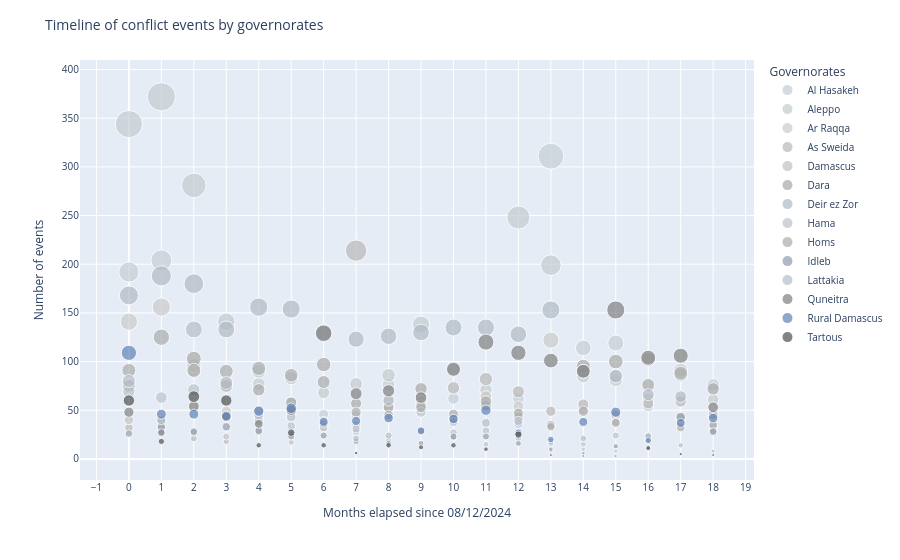

Notebook code cell kept with this figure:
### Code cell
bubble_geo_events.update_layout(
    title = 'Timeline of conflict events by governorates',
    legend_title_text = "Governorates",
    title_font_size = 14,
    font_size=10    
)

### Figure 1 — Plotly figure (JSON) as saved in the notebook; plotly's stock layout.template omitted (floating-point values rounded to 4 significant figures)
{"data": [{"hovertemplate": "<b>%{hovertext}</b><br><br>admin1=Al Hasakeh<br>Months elapsed since 08/12/2024=%{x}<br>Number of events=%{marker.size}<extra></extra>", "hovertext": ["Al Hasakeh", "Al Hasakeh", "Al Hasakeh", "Al Hasakeh", "Al Hasakeh", "Al Hasakeh", "Al Hasakeh", "Al Hasakeh", "Al Hasakeh", "Al Hasakeh", "Al Hasakeh", "Al Hasakeh", "Al Hasakeh", "Al Hasakeh", "Al Hasakeh", "Al Hasakeh", "Al Hasakeh", "Al Hasakeh", "Al Hasakeh"], "legendgroup": "Al Hasakeh", "marker": {"color": "#C5CDD5", "size": [192, 204, 90, 79, 77, 58, 46, 45, 76, 64, 62, 63, 62, 311, 114, 119, 102, 86, 76], "sizemode": "area", "sizeref": 0.93, "symbol": "circle"}, "mode": "markers", "name": "Al Hasakeh", "orientation": "v", "showlegend": true, "type": "scatter", "x": [0, 1, 2, 3, 4, 5, 6, 7, 8, 9, 10, 11, 12, 13, 14, 15, 16, 17, 18], "xaxis": "x", "y": [192, 204, 90, 79, 77, 58, 46, 45, 76, 64, 62, 63, 62, 311, 114, 119, 102, 86, 76], "yaxis": "y"}, {"hovertemplate": "<b>%{hovertext}</b><br><br>admin1=Aleppo<br>Months elapsed since 08/12/2024=%{x}<br>Number of events=%{marker.size}<extra></extra>", "hovertext": ["Aleppo", "Aleppo", "Aleppo", "Aleppo", "Aleppo", "Aleppo", "Aleppo", "Aleppo", "Aleppo", "Aleppo", "Aleppo", "Aleppo", "Aleppo", "Aleppo", "Aleppo", "Aleppo", "Aleppo", "Aleppo", "Aleppo"], "legendgroup": "Aleppo", "marker": {"color": "#C4CCD0", "size": [344, 372, 281, 141, 90, 83, 68, 77, 86, 138, 93, 71, 248, 199, 85, 85, 54, 91, 61], "sizemode": "area", "sizeref": 0.93, "symbol": "circle"}, "mode": "markers", "name": "Aleppo", "orientation": "v", "showlegend": true, "type": "scatter", "x": [0, 1, 2, 3, 4, 5, 6, 7, 8, 9, 10, 11, 12, 13, 14, 15, 16, 17, 18], "xaxis": "x", "y": [344, 372, 281, 141, 90, 83, 68, 77, 86, 138, 93, 71, 248, 199, 85, 85, 54, 91, 61], "yaxis": "y"}, {"hovertemplate": "<b>%{hovertext}</b><br><br>admin1=Ar Raqqa<br>Months elapsed since 08/12/2024=%{x}<br>Number of events=%{marker.size}<extra></extra>", "hovertext": ["Ar Raqqa", "Ar Raqqa", "Ar Raqqa", "Ar Raqqa", "Ar Raqqa", "Ar Raqqa", "Ar Raqqa", "Ar Raqqa", "Ar Raqqa", "Ar Raqqa", "Ar Raqqa", "Ar Raqqa", "Ar Raqqa", "Ar Raqqa", "Ar Raqqa", "Ar Raqqa", "Ar Raqqa", "Ar Raqqa", "Ar Raqqa"], "legendgroup": "Ar Raqqa", "marker": {"color": "#CBCBCB", "size": [141, 156, 96, 49, 43, 48, 33, 35, 54, 59, 40, 64, 54, 122, 51, 81, 62, 41, 30], "sizemode": "area", "sizeref": 0.93, "symbol": "circle"}, "mode": "markers", "name": "Ar Raqqa", "orientation": "v", "showlegend": true, "type": "scatter", "x": [0, 1, 2, 3, 4, 5, 6, 7, 8, 9, 10, 11, 12, 13, 14, 15, 16, 17, 18], "xaxis": "x", "y": [141, 156, 96, 49, 43, 48, 33, 35, 54, 59, 40, 64, 54, 122, 51, 81, 62, 41, 30], "yaxis": "y"}, {"hovertemplate": "<b>%{hovertext}</b><br><br>admin1=As Sweida<br>Months elapsed since 08/12/2024=%{x}<br>Number of events=%{marker.size}<extra></extra>", "hovertext": ["As Sweida", "As Sweida", "As Sweida", "As Sweida", "As Sweida", "As Sweida", "As Sweida", "As Sweida", "As Sweida", "As Sweida", "As Sweida", "As Sweida", "As Sweida", "As Sweida", "As Sweida", "As Sweida", "As Sweida", "As Sweida", "As Sweida"], "legendgroup": "As Sweida", "marker": {"color": "#B8B8B8", "size": [32, 31, 21, 18, 39, 25, 33, 214, 61, 55, 73, 82, 69, 49, 56, 45, 57, 59, 46], "sizemode": "area", "sizeref": 0.93, "symbol": "circle"}, "mode": "markers", "name": "As Sweida", "orientation": "v", "showlegend": true, "type": "scatter", "x": [0, 1, 2, 3, 4, 5, 6, 7, 8, 9, 10, 11, 12, 13, 14, 15, 16, 17, 18], "xaxis": "x", "y": [32, 31, 21, 18, 39, 25, 33, 214, 61, 55, 73, 82, 69, 49, 56, 45, 57, 59, 46], "yaxis": "y"}, {"hovertemplate": "<b>%{hovertext}</b><br><br>admin1=Damascus<br>Months elapsed since 08/12/2024=%{x}<br>Number of events=%{marker.size}<extra></extra>", "hovertext": ["Damascus", "Damascus", "Damascus", "Damascus", "Damascus", "Damascus", "Damascus", "Damascus", "Damascus", "Damascus", "Damascus", "Damascus", "Damascus", "Damascus", "Damascus", "Damascus", "Damascus", "Damascus", "Damascus"], "legendgroup": "Damascus", "marker": {"color": "#C1C1C1", "size": [40, 28, 27, 23, 28, 17, 32, 28, 19, 28, 22, 15, 21, 8, 10, 38, 19, 35, 33], "sizemode": "area", "sizeref": 0.93, "symbol": "circle"}, "mode": "markers", "name": "Damascus", "orientation": "v", "showlegend": true, "type": "scatter", "x": [0, 1, 2, 3, 4, 5, 6, 7, 8, 9, 10, 11, 12, 13, 14, 15, 16, 17, 18], "xaxis": "x", "y": [40, 28, 27, 23, 28, 17, 32, 28, 19, 28, 22, 15, 21, 8, 10, 38, 19, 35, 33], "yaxis": "y"}, {"hovertemplate": "<b>%{hovertext}</b><br><br>admin1=Dara<br>Months elapsed since 08/12/2024=%{x}<br>Number of events=%{marker.size}<extra></extra>", "hovertext": ["Dara", "Dara", "Dara", "Dara", "Dara", "Dara", "Dara", "Dara", "Dara", "Dara", "Dara", "Dara", "Dara", "Dara", "Dara", "Dara", "Dara", "Dara", "Dara"], "legendgroup": "Dara", "marker": {"color": "#A9A9A9", "size": [75, 39, 103, 75, 71, 58, 97, 57, 53, 72, 41, 55, 43, 35, 95, 100, 76, 88, 72], "sizemode": "area", "sizeref": 0.93, "symbol": "circle"}, "mode": "markers", "name": "Dara", "orientation": "v", "showlegend": true, "type": "scatter", "x": [0, 1, 2, 3, 4, 5, 6, 7, 8, 9, 10, 11, 12, 13, 14, 15, 16, 17, 18], "xaxis": "x", "y": [75, 39, 103, 75, 71, 58, 97, 57, 53, 72, 41, 55, 43, 35, 95, 100, 76, 88, 72], "yaxis": "y"}, {"hovertemplate": "<b>%{hovertext}</b><br><br>admin1=Deir ez Zor<br>Months elapsed since 08/12/2024=%{x}<br>Number of events=%{marker.size}<extra></extra>", "hovertext": ["Deir ez Zor", "Deir ez Zor", "Deir ez Zor", "Deir ez Zor", "Deir ez Zor", "Deir ez Zor", "Deir ez Zor", "Deir ez Zor", "Deir ez Zor", "Deir ez Zor", "Deir ez Zor", "Deir ez Zor", "Deir ez Zor", "Deir ez Zor", "Deir ez Zor", "Deir ez Zor", "Deir ez Zor", "Deir ez Zor", "Deir ez Zor"], "legendgroup": "Deir ez Zor", "marker": {"color": "#B0BAC5", "size": [168, 188, 180, 133, 156, 154, 130, 123, 126, 130, 135, 135, 128, 153, 90, 85, 66, 64, 45], "sizemode": "area", "sizeref": 0.93, "symbol": "circle"}, "mode": "markers", "name": "Deir ez Zor", "orientation": "v", "showlegend": true, "type": "scatter", "x": [0, 1, 2, 3, 4, 5, 6, 7, 8, 9, 10, 11, 12, 13, 14, 15, 16, 17, 18], "xaxis": "x", "y": [168, 188, 180, 133, 156, 154, 130, 123, 126, 130, 135, 135, 128, 153, 90, 85, 66, 64, 45], "yaxis": "y"}, {"hovertemplate": "<b>%{hovertext}</b><br><br>admin1=Hama<br>Months elapsed since 08/12/2024=%{x}<br>Number of events=%{marker.size}<extra></extra>", "hovertext": ["Hama", "Hama", "Hama", "Hama", "Hama", "Hama", "Hama", "Hama", "Hama", "Hama", "Hama", "Hama", "Hama", "Hama", "Hama", "Hama", "Hama", "Hama", "Hama"], "legendgroup": "Hama", "marker": {"color": "#BBC3CD", "size": [69, 63, 71, 43, 45, 34, 39, 31, 60, 48, 27, 29, 36, 18, 15, 24, 21, 42, 29], "sizemode": "area", "sizeref": 0.93, "symbol": "circle"}, "mode": "markers", "name": "Hama", "orientation": "v", "showlegend": true, "type": "scatter", "x": [0, 1, 2, 3, 4, 5, 6, 7, 8, 9, 10, 11, 12, 13, 14, 15, 16, 17, 18], "xaxis": "x", "y": [69, 63, 71, 43, 45, 34, 39, 31, 60, 48, 27, 29, 36, 18, 15, 24, 21, 42, 29], "yaxis": "y"}, {"hovertemplate": "<b>%{hovertext}</b><br><br>admin1=Homs<br>Months elapsed since 08/12/2024=%{x}<br>Number of events=%{marker.size}<extra></extra>", "hovertext": ["Homs", "Homs", "Homs", "Homs", "Homs", "Homs", "Homs", "Homs", "Homs", "Homs", "Homs", "Homs", "Homs", "Homs", "Homs", "Homs", "Homs", "Homs", "Homs"], "legendgroup": "Homs", "marker": {"color": "#ACACAC", "size": [91, 125, 91, 90, 93, 86, 79, 48, 45, 53, 46, 59, 47, 33, 49, 37, 24, 32, 35], "sizemode": "area", "sizeref": 0.93, "symbol": "circle"}, "mode": "markers", "name": "Homs", "orientation": "v", "showlegend": true, "type": "scatter", "x": [0, 1, 2, 3, 4, 5, 6, 7, 8, 9, 10, 11, 12, 13, 14, 15, 16, 17, 18], "xaxis": "x", "y": [91, 125, 91, 90, 93, 86, 79, 48, 45, 53, 46, 59, 47, 33, 49, 37, 24, 32, 35], "yaxis": "y"}, {"hovertemplate": "<b>%{hovertext}</b><br><br>admin1=Idleb<br>Months elapsed since 08/12/2024=%{x}<br>Number of events=%{marker.size}<extra></extra>", "hovertext": ["Idleb", "Idleb", "Idleb", "Idleb", "Idleb", "Idleb", "Idleb", "Idleb", "Idleb", "Idleb", "Idleb", "Idleb", "Idleb", "Idleb", "Idleb", "Idleb", "Idleb", "Idleb", "Idleb"], "legendgroup": "Idleb", "marker": {"color": "#909EAE", "size": [26, 33, 28, 33, 29, 23, 24, 18, 16, 16, 23, 23, 16, 10, 6, 13, 12, 43, 28], "sizemode": "area", "sizeref": 0.93, "symbol": "circle"}, "mode": "markers", "name": "Idleb", "orientation": "v", "showlegend": true, "type": "scatter", "x": [0, 1, 2, 3, 4, 5, 6, 7, 8, 9, 10, 11, 12, 13, 14, 15, 16, 17, 18], "xaxis": "x", "y": [26, 33, 28, 33, 29, 23, 24, 18, 16, 16, 23, 23, 16, 10, 6, 13, 12, 43, 28], "yaxis": "y"}, {"hovertemplate": "<b>%{hovertext}</b><br><br>admin1=Lattakia<br>Months elapsed since 08/12/2024=%{x}<br>Number of events=%{marker.size}<extra></extra>", "hovertext": ["Lattakia", "Lattakia", "Lattakia", "Lattakia", "Lattakia", "Lattakia", "Lattakia", "Lattakia", "Lattakia", "Lattakia", "Lattakia", "Lattakia", "Lattakia", "Lattakia", "Lattakia", "Lattakia", "Lattakia", "Lattakia", "Lattakia"], "legendgroup": "Lattakia", "marker": {"color": "#B5BEC9", "size": [80, 40, 133, 78, 50, 43, 36, 21, 24, 28, 38, 37, 39, 16, 21, 8, 23, 14, 8], "sizemode": "area", "sizeref": 0.93, "symbol": "circle"}, "mode": "markers", "name": "Lattakia", "orientation": "v", "showlegend": true, "type": "scatter", "x": [0, 1, 2, 3, 4, 5, 6, 7, 8, 9, 10, 11, 12, 13, 14, 15, 16, 17, 18], "xaxis": "x", "y": [80, 40, 133, 78, 50, 43, 36, 21, 24, 28, 38, 37, 39, 16, 21, 8, 23, 14, 8], "yaxis": "y"}, {"hovertemplate": "<b>%{hovertext}</b><br><br>admin1=Quneitra<br>Months elapsed since 08/12/2024=%{x}<br>Number of events=%{marker.size}<extra></extra>", "hovertext": ["Quneitra", "Quneitra", "Quneitra", "Quneitra", "Quneitra", "Quneitra", "Quneitra", "Quneitra", "Quneitra", "Quneitra", "Quneitra", "Quneitra", "Quneitra", "Quneitra", "Quneitra", "Quneitra", "Quneitra", "Quneitra", "Quneitra"], "legendgroup": "Quneitra", "marker": {"color": "#808080", "size": [48, 27, 54, 43, 36, 50, 129, 67, 70, 63, 92, 120, 109, 101, 90, 153, 104, 106, 53], "sizemode": "area", "sizeref": 0.93, "symbol": "circle"}, "mode": "markers", "name": "Quneitra", "orientation": "v", "showlegend": true, "type": "scatter", "x": [0, 1, 2, 3, 4, 5, 6, 7, 8, 9, 10, 11, 12, 13, 14, 15, 16, 17, 18], "xaxis": "x", "y": [48, 27, 54, 43, 36, 50, 129, 67, 70, 63, 92, 120, 109, 101, 90, 153, 104, 106, 53], "yaxis": "y"}, {"hovertemplate": "<b>%{hovertext}</b><br><br>admin1=Rural Damascus<br>Months elapsed since 08/12/2024=%{x}<br>Number of events=%{marker.size}<extra></extra>", "hovertext": ["Rural Damascus", "Rural Damascus", "Rural Damascus", "Rural Damascus", "Rural Damascus", "Rural Damascus", "Rural Damascus", "Rural Damascus", "Rural Damascus", "Rural Damascus", "Rural Damascus", "Rural Damascus", "Rural Damascus", "Rural Damascus", "Rural Damascus", "Rural Damascus", "Rural Damascus", "Rural Damascus", "Rural Damascus"], "legendgroup": "Rural Damascus", "marker": {"color": "#6082B6", "size": [109, 46, 46, 44, 49, 52, 38, 39, 42, 29, 41, 50, 27, 20, 38, 48, 19, 37, 42], "sizemode": "area", "sizeref": 0.93, "symbol": "circle"}, "mode": "markers", "name": "Rural Damascus", "orientation": "v", "showlegend": true, "type": "scatter", "x": [0, 1, 2, 3, 4, 5, 6, 7, 8, 9, 10, 11, 12, 13, 14, 15, 16, 17, 18], "xaxis": "x", "y": [109, 46, 46, 44, 49, 52, 38, 39, 42, 29, 41, 50, 27, 20, 38, 48, 19, 37, 42], "yaxis": "y"}, {"hovertemplate": "<b>%{hovertext}</b><br><br>admin1=Tartous<br>Months elapsed since 08/12/2024=%{x}<br>Number of events=%{marker.size}<extra></extra>", "hovertext": ["Tartous", "Tartous", "Tartous", "Tartous", "Tartous", "Tartous", "Tartous", "Tartous", "Tartous", "Tartous", "Tartous", "Tartous", "Tartous", "Tartous", "Tartous", "Tartous", "Tartous", "Tartous", "Tartous"], "legendgroup": "Tartous", "marker": {"color": "#4F4F4F", "size": [60, 18, 64, 60, 14, 27, 14, 6, 14, 12, 14, 10, 25, 4, 3, 3, 11, 5, 4], "sizemode": "area", "sizeref": 0.93, "symbol": "circle"}, "mode": "markers", "name": "Tartous", "orientation": "v", "showlegend": true, "type": "scatter", "x": [0, 1, 2, 3, 4, 5, 6, 7, 8, 9, 10, 11, 12, 13, 14, 15, 16, 17, 18], "xaxis": "x", "y": [60, 18, 64, 60, 14, 27, 14, 6, 14, 12, 14, 10, 25, 4, 3, 3, 11, 5, 4], "yaxis": "y"}], "layout": {"font": {"size": 10}, "legend": {"itemsizing": "constant", "title": {"text": "Governorates"}, "tracegroupgap": 0}, "margin": {"t": 60}, "title": {"font": {"size": 14}, "text": "Timeline of conflict events by governorates"}, "xaxis": {"anchor": "y", "domain": [0, 1], "dtick": 1, "title": {"text": "Months elapsed since 08/12/2024"}}, "yaxis": {"anchor": "x", "domain": [0, 1], "title": {"text": "Number of events"}}}}
